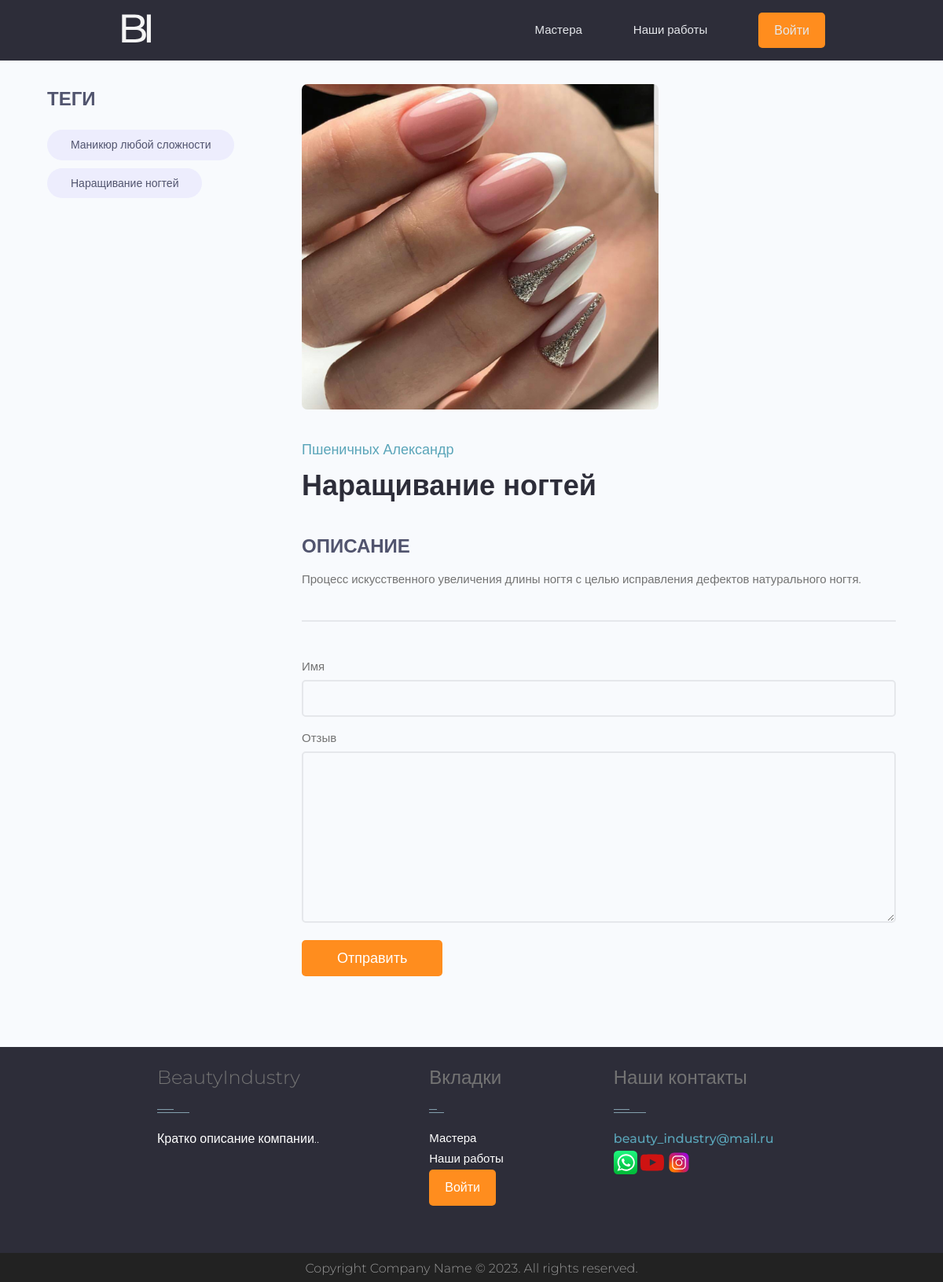
Page /projects/project/3/ on the committed database.
### projects/models.py (models this page shows, shortened)
class Tag(models.Model):
    name = models.CharField(max_length=200, verbose_name='Название тэга')
    created = models.DateTimeField(auto_now_add=True)
    def __str__(self):
        return self.name

class Project(models.Model):
    owner = models.ForeignKey(Profile, on_delete=models.SET_NULL, null=True, blank=True)
    title = models.CharField(max_length=200, verbose_name='Заголовок')
    description = models.TextField(null=True, blank=True, verbose_name='Описание')
    featured_image = models.ImageField(null=True, blank=True, upload_to='projects/%Y/%m/%d/', default='default.jpg',
                                       verbose_name='Изображение')
    demo_link = models.CharField(max_length=2000, null=True, blank=True, verbose_name='Ссылка(по необходимости')
    source_link = models.CharField(max_length=2000, null=True, blank=True, verbose_name='Ссылка(по необходимости)')
    tags = models.ManyToManyField('Tag', blank=True, verbose_name='Тэги')

### users/models.py (models this page shows, shortened)
class Profile(models.Model):
    user = models.OneToOneField(User, on_delete=models.CASCADE, null=True, blank=True, verbose_name='Логин')
    name = models.CharField(max_length=200, null=True, blank=True,verbose_name='Имя пользователя')
    email = models.EmailField(max_length=200, null=True, blank=True)  # EmailField - валидация от джанго
    username = models.CharField(max_length=200, blank=True, null=True, verbose_name='Никнейм пользователя')
    short_info = models.CharField(max_length=200, blank=True, null=True,verbose_name='Краткая информация о пользователе')  # профессия
    bio = models.TextField(blank=True, null=True, verbose_name='Полная информация')  # инфо о себе
    profile_image = models.ImageField(blank=True, null=True, upload_to='profiles/',
                                      default='profiles/user-default.png',verbose_name='Фото')
    whatsapp = models.CharField(max_length=200, null=True, blank=True)
    instagram = models.CharField(max_length=200, null=True, blank=True)
    vkontakte = models.CharField(max_length=200, null=True, blank=True)
    telegram = models.CharField(max_length=200, null=True, blank=True)
    created = models.DateTimeField(auto_now_add=True)

### projects/views.py (the view)
# urls.py: path('project/<str:pk>/', views.project, name='project'), # просмотр одного проекта
def project(request, pk):
    project_obj = Project.objects.get(id=pk)
    form = CommentForm()
    if request.method == 'POST':
        form = CommentForm(request.POST)
        review = form.save(commit=False)
        review.save()
        messages.success(request, 'Данные отправлены успешно')
        return redirect('project', pk=project_obj.id)
    return render(request, 'projects/single-project.html', {'project': project_obj, 'form': form})

### projects/forms.py
class CommentForm(ModelForm):
    class Meta:
        model = Comments
        fields = ['name', 'text']
    def __init__(self, *args, **kwargs):
        super().__init__(*args, **kwargs)
        for name, field in self.fields.items():
            field.widget.attrs.update({'class': 'input'})

### projects/templates/projects/single-project.html (shortened to what this page needs)
{% extends 'projects/base.html' %}
{% block content %}
  <main class="singleProject my-md">
    <div class="container">
      <div class="layout">
        <div class="column column--1of3">
          <h3 class="singleProject__subtitle">Теги</h3>
          <div class="singleProject__toolStack">
            {% for tag in project.tags.all %}
            <span class="tag tag--pill tag--sub tag--lg">
              <small>{{ tag }}</small>
            </span>
            {% endfor %}
          </div>
        </div>
        <div class="column column--2of3">
          <img class="singleProject__preview" src="{{ project.featured_image.url }}" alt="portfolio thumbnail" />
          <a href="profile.html" class="singleProject__developer">{{ project.owner.name }}</a>
          <h2 class="singleProject__title">{{ project.title }}</h2>
          <h3 class="singleProject__subtitle">Описание</h3>
          <div class="singleProject__info">
          {{ project.description }}
          </div>
          <div class="comments">
            <form class="form" action="{% url 'project' project.id %}" method="POST">
              {% for field in form %}
              <div class="form__field">
                <label for="formInput#textarea"> {{ field.label }} </label>
                {{ field }}
              </div>
              {% endfor %}
              <input class="btn btn--sub btn--lg" type="submit" value="Отправить" />
            </form>
          </div>
        </div>
      </div>
    </div>
  </main>
{% endblock %}

### projects/static/styles/app.css (style rules this page uses)
:root { --color-sub: #2d2d39; }
.btn--sub { background-color: var(--color-sub-light); }
.singleProject .column--1of3 { order: 2; }
@media screen and (min-width: 1081px) { .singleProject .column--1of3 { order: 1; } }
@media screen and (min-width: 1081px) { .singleProject .column--2of3 { order: 2; } }
.singleProject__toolStack { margin-top: 2rem; margin-bottom: 4rem; }
.singleProject__preview { height: auto; object-fit: cover; object-position: top center; margin-bottom: 3rem; border-radius: 0.7rem; width:60%; }
.singleProject__developer { font-size: 1.8rem; font-weight: 500; display: flex; }
.singleProject__title { font-size: 3.6rem; font-weight: 700; color: var(--color-sub); margin-bottom: 3rem; }
.singleProject__subtitle { text-transform: uppercase; font-size: 2.4rem; font-weight: 700; color: var(--color-sub-light); margin-bottom: 1rem; }
.comments { margin-top: 4rem; padding-top: 3rem; border-top: 2px solid var(--color-light); }

### projects/static/styles/footer.css (style rules this page uses)
.btn { background-color: #ff8d1e; color:#fff; }

### projects/static/uikit/styles/modules/_variables.css (style rules this page uses)
:root { --color-main: #5aa5b9; --color-main-light: #e6faff; --color-sub: #3f4156; --color-sub-light: #51546e; --color-sub-lighter: #ededfd; --color-text: #737373; --color-gray: #8b8b8b; --color-light: #e5e7eb; --color-light-gray: #767676; --color-bg: #f8fafd; --color-white: #fffefd; --color-white-light: #f3f3f3; --color-success: #359e64; --color-success-bg: #def8e8; --color-error: #fc4b0b; --color-error-bg: #fff2ee; --font-base: 'Poppins', arial, helvetica, 'Segoe UI', roboto, ubuntu, sans-serif; --font-monospace: 'Fira Code', 'Courier New', courier, monospace; --font-regular: 300; --font-medium: 500; --font-bold: 700; --generic-shadow: 1px 1px 5px #00000010; --generic-transition: all 0.3s ease-in-out; }

### projects/static/uikit/styles/modules/_base.css (style rules this page uses)
* { margin: 0; padding: 0; box-sizing: border-box; text-rendering: optimizeLegibility; color: inherit; font-size: inherit; }
html { font-size: 50%; }
@media only screen and (min-width: 480px) { html { font-size: 56.25%; } }
@media only screen and (min-width: 1200px) { html { font-size: 62.5%; } }
body { line-height: 1.6; font-weight: 400; font-size: 1.5rem; color: var(--color-text); background-color: var(--color-bg); min-height: 100vh; }

### projects/static/uikit/styles/modules/_typography.css (style rules this page uses)
* { font-family:'Montserrat', sans-serif; }
h2 { font-size: 3.6rem; font-weight: var(--font-bold); }
h3 { font-size: 3.2rem; font-weight: var(--font-medium); }
p, span, strong { font-size: 1.6rem; color: var(--color-text); font-weight: var(--font-regular); }
a { padding-bottom: 2px; text-decoration: none; display: inline-block; color: var(--color-main); font-weight: var(--font-medium); }

### projects/static/uikit/styles/modules/_utilities.css (style rules this page uses)
.container { width: 92%; max-width: 165rem; margin: 0 auto; box-sizing: border-box; }
@media screen and (min-width: 1000px) { .container { width: 90%; } }
@media screen and (min-width: 1200px) { .container { width: 90%; } }
.my-md { margin: 3rem auto; }

### projects/static/uikit/styles/modules/_button.css (style rules this page uses)
.btn { display: inline-block; position: relative; cursor: pointer; background-color: var(--color-light); font-weight: var(--font-medium); color: var(--color-sub); text-decoration: none; padding: 1rem 2rem; border-radius: 0.5rem; border: none; width: -webkit-fit-content; width: -moz-fit-content; width: fit-content; height: -webkit-fit-content; height: -moz-fit-content; height: fit-content; font-size: 1.6rem; outline-width: 0; outline-color: transparent; -webkit-backface-visibility: hidden; backface-visibility: hidden; transition: all 0.3s ease-in-out; }
.btn--sub { background-color: var(--color-sub); color: var(--color-white); }
.btn--lg { font-size: 1.8rem; padding: 1.2rem 4.5rem; }

### projects/static/uikit/styles/modules/_form.css (style rules this page uses)
.form { display: block; }
.form__field { margin-top: 1.5rem; margin-bottom: 1.5rem; }
.form__label, .form__field > label { display: block; margin-bottom: 0.5rem; color: var(--color-text); }
input.input[type='text'], input.input[type='email'], input.input[type='password'], input.input[type='number'], textarea.input { min-width: 24rem; width: 100%; padding: 1.2rem 1.5rem; border-radius: 0.5rem; border: 2px solid var(--color-light); transition: all 0.3s ease-in-out; background-color: var(--color-bg); }

### projects/static/uikit/styles/modules/_layout.css (style rules this page uses)
.layout { display: flex; flex-flow: row wrap; justify-content: space-between; }
.layout > .column { margin-bottom: 3rem; }
.layout > .column.column--1of3 { flex-basis: 25%; }
.layout > .column.column--2of3 { flex-basis: 70%; }

### rows in the picture
Tag: name "Маникюр любой сложности"
Tag: name "Наращивание ногтей"
Project: featured_image (picture), owner.name "Пшеничных Александр", title "Наращивание ногтей", description "Процесс искусственного увеличения длины ногтя с целью исправления дефектов натурального ногтя."

### other values in the picture
{{ field.label }} "Имя" "Отзыв"
